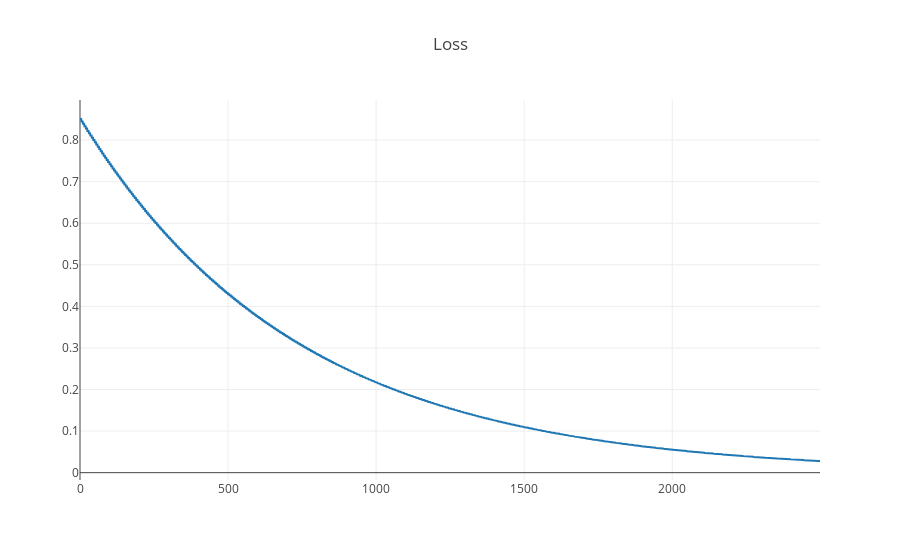

Source (notebook cell):
### Code cell
plotly.offline.iplot({
    "data": [go.Scatter(x=np.arange(len(losses)), y=losses)],
    "layout": go.Layout(title="Loss")
})

### Figure 1 — Plotly figure (JSON) as saved in the notebook; plotly's stock layout.template omitted (floating-point values rounded to 4 significant figures; data arrays with more than 128 entries replaced by an {"elided": "..."} marker saying what was removed)
{"data": [{"type": "scatter", "uid": "a632424d-482a-4d75-b60f-d5ec3a045496", "x": {"elided": "2500 int values"}, "y": {"elided": "2500 float values"}}], "layout": {"autosize": true, "title": {"text": "Loss"}, "xaxis": {"autorange": true, "range": [0, 2499], "type": "linear"}, "yaxis": {"autorange": true, "range": [-0.01764, 0.8965], "type": "linear"}}}
